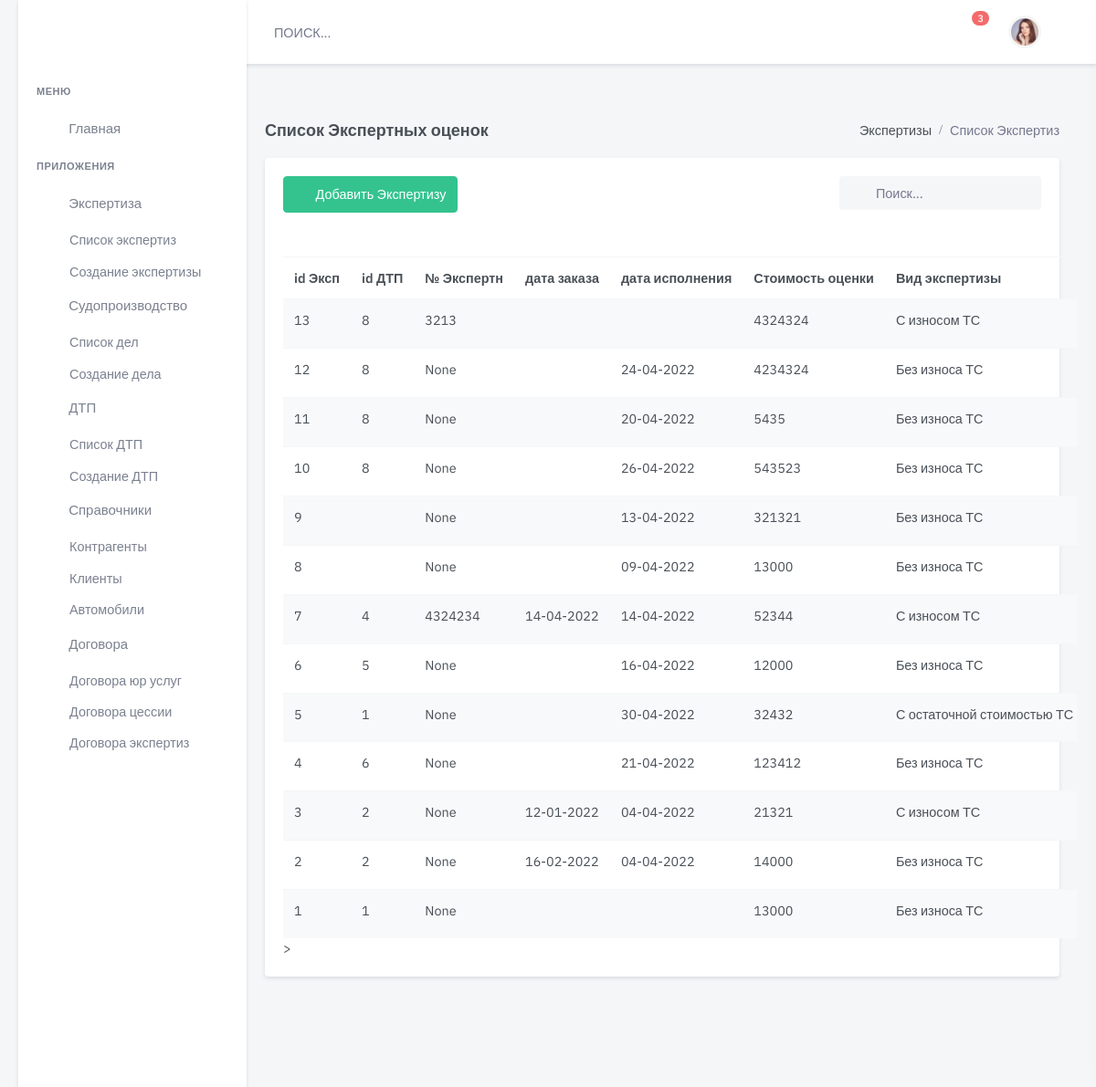
/expert/, run on an earlier commit of the app's database.
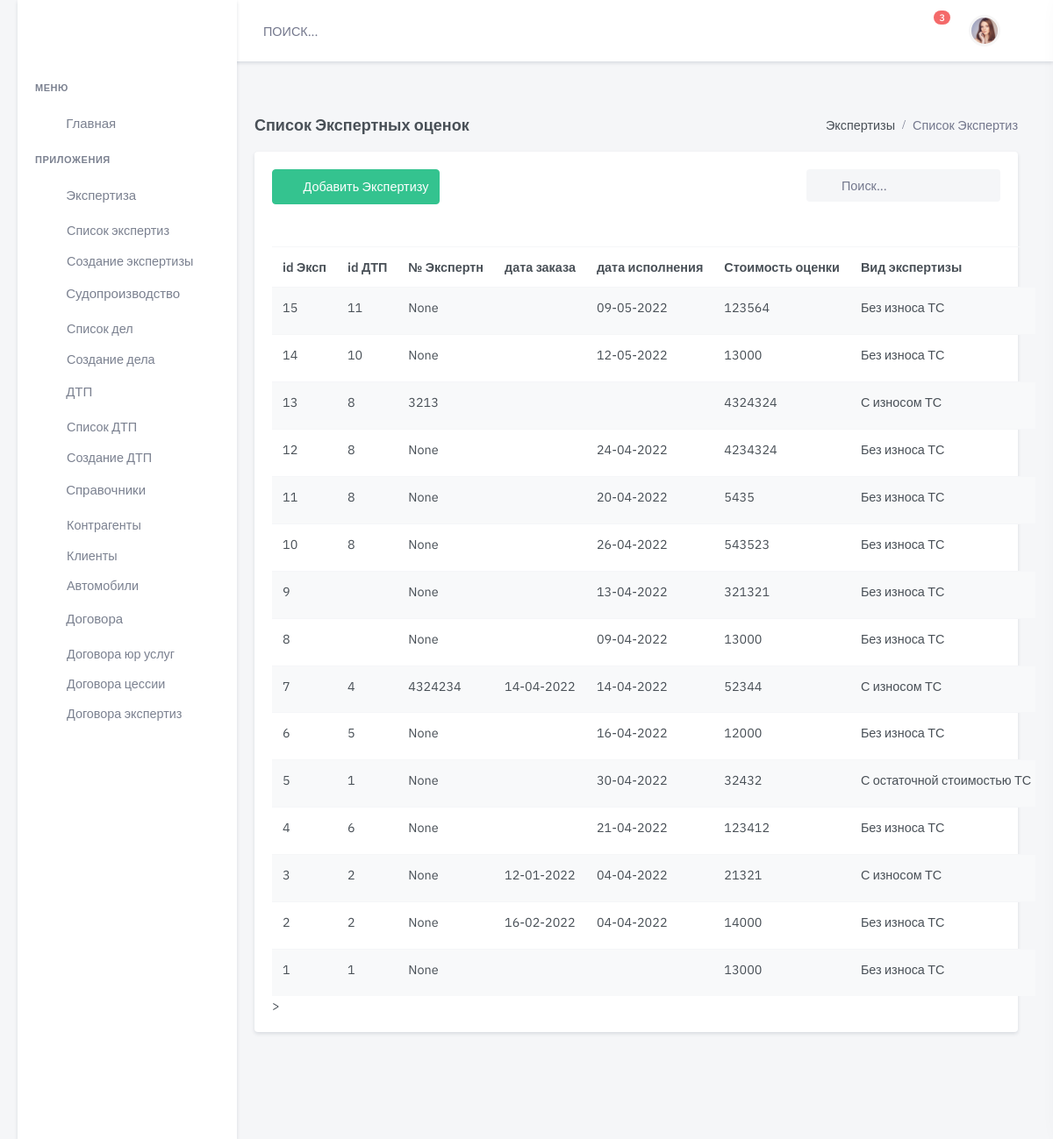
And on a later commit of the database.
### expert/models.py (models this page shows, shortened)
class Expert(models.Model):
    accident = models.ForeignKey(
        Accident,
        on_delete=models.CASCADE,
        verbose_name='Экспретиза',
        related_name='expert_accident',
        default=None,
        blank=True,
        null=True)
    client = models.ForeignKey(
        Client,
        on_delete=models.CASCADE,
        verbose_name='Заказчик экспертизы',
        related_name='expert_client',
        default=None,
        blank=True,
        null=True)
    type = models.ForeignKey(
        Type,
        on_delete=models.CASCADE,
        verbose_name='Вид экспертизы',
        related_name='expert_type',
        default=None,
        blank=True,
        null=True)
    car = models.ForeignKey(
        Car,
        on_delete=models.CASCADE,
        verbose_name='ТС Заказчика',
        related_name='expert_car',
        default=None,
        blank=True,
        null=True)
    num_doc = models.CharField(
        max_length=24,
        blank=True,
        null=True,
        default=None,
        verbose_name='Номер экспертизы')
    data_in = models.DateField(
        blank=True,
        null=True,
        default=None,
        verbose_name='Дата отправления эксперту')
    data_out = models.DateField(
        blank=True,
        null=True,
        default=None,
        verbose_name='Дата ответа эксперта')
    price_nwear =models.PositiveIntegerField(
        blank=True,
        null=True,
        default=0,
        verbose_name='ВР без износа')
    price_wwear =models.PositiveIntegerField(
        blank=True,
        null=True,
        default=0,
        verbose_name='ВР с износом')
    price_mmarket=models.PositiveIntegerField(
        blank=True,
        null=True,
        default=0,
        verbose_name='Средняя по рынку')
    price_uleftovers = models.PositiveIntegerField(
        blank=True,
        null=True,
        default=0,
        verbose_name='Годные остатки')
    price_uts = models.PositiveIntegerField(
        blank=True,
        null=True,
        default=0,
        verbose_name='Сумма УТС')
    price_summa = models.PositiveIntegerField(
        blank=True,
        null=True,
        default=0,
        verbose_name='Сумма ущерба')
    comment = models.TextField(
        max_length=100000,
        blank=True,
        null=True,
        default=None,
        verbose_name='Коментарий')
    summa_exp = models.PositiveIntegerField(
        blank=True,
        null=True,
        default=0,
        verbose_name='Стоимость экспертизы')
    contragent = models.ForeignKey(
        Company,
        on_delete=models.CASCADE,
        blank=True,
        null=True,
        default=None,
        related_name='contragent',
        verbose_name='Контрагент')
    file_expert = models.FileField(
        upload_to='upload/doc_expert/file/',
        blank=True,
        null=True,
        default=None,
        verbose_name='Файл Экспертизы')
    file_invoce = models.FileField(
        upload_to='upload/doc_expert/invoice/',
        blank=True,
        null=True,
        default=None,
        verbose_name='Файл скан чека')
    is_active = models.BooleanField(default=True)
    created = models.DateTimeField(auto_now_add=True, auto_now=False)
    updated = models.DateTimeField(auto_now_add=False, auto_now=True)
    class Meta:
        verbose_name = "Экспертиза  "
        verbose_name_plural = "Экспертные оценки"
        ordering = ['-created']

class Type(models.Model):
    name = models.CharField(
        max_length=100,
        blank=True,
        null=True,
        default=None,
        verbose_name='Вид')
    comment = models.CharField(
        max_length=100,
        blank=True,
        null=True,
        default=None,
        verbose_name='Комментарий')
    is_active = models.BooleanField(default=True)
    created = models.DateTimeField(auto_now_add=True, auto_now=False)
    updated = models.DateTimeField(auto_now_add=False, auto_now=True)
    def __str__(self):
        return "%s" % self.name
    class Meta:
        verbose_name = 'Вид экспертизы'
        verbose_name_plural = 'Виды экспертизы'

### accident/models.py (models this page shows, shortened)
class Accident(models.Model):
    status = models.ForeignKey(
        Status,
        on_delete=models.CASCADE,
        related_name='status_acc',
        blank=True,
        null=True, verbose_name='Статус  дела о ДТП')
    data = models.DateField(
        blank=True,
        null=True,
        default=None,
        verbose_name='Дата ДТП ')
    time = models.TimeField(
        blank=True,
        null=True,
        default=None,
        verbose_name='Время ДТП ')
    location_accident = models.CharField(
        max_length=400,
        blank=True,
        default=None,
        verbose_name='Место ДТП')
    number = models.CharField(
        max_length=24,
        blank=True,
        null=True,
        default=None,
        verbose_name='Номер протокола')
    dtp_doc = models.ForeignKey(
        AccidentDoc,
        on_delete=models.CASCADE,
        related_name='dtp_doc',
        blank=True,
        null=True, verbose_name='Документ Основание ')
    file_doc = models.FileField(
        upload_to='upload/protokol_doc/',
        null=True, default=None,
        verbose_name="Файл Основание",
        blank=True, )
    dtp_pos = models.ForeignKey(
        AccidentPos,
        on_delete=models.CASCADE,
        related_name='AccidentPos',
        blank=True,
        null=True,
        verbose_name='Документ Постановление ')
    file_pos = models.FileField(
        upload_to='upload/protokol_pos/',
        null=True,
        default=None,
        blank=True,
        verbose_name="Файл Постановление")
    court_info = models.ForeignKey(
        InfoCourt,
        on_delete=models.CASCADE,
        related_name='court_info',
        blank=True,
        null=True, verbose_name='Инфо о Судопроизводстве')
    data_insurance = models.DateField(
        blank=True,
        null=True,
        default=None,
        verbose_name='Дата обращения в Страховую')
    message = models.CharField(
        max_length=100000,
        blank=True,
        null=True,
        default=None,
        verbose_name='Комментарий')
    slug = models.SlugField(max_length=200, default=uuid.uuid1)
    is_active = models.BooleanField(default=True)
    created = models.DateTimeField(auto_now_add=True, auto_now=False)
    updated = models.DateTimeField(auto_now_add=False, auto_now=True)
    class Meta:
        verbose_name = "ДТП  "
        verbose_name_plural = "ДТП"
        ordering = ['-created']

### expert/views.py (the view)
# urls.py: path('', expert_list, name='expert-list'),
def expert_list(request):
    expert_list = Expert.objects.all()
    return render(request, 'dist/expert/list.html', {'results': expert_list})

### templates/dist/expert/list.html (shortened to what this page needs)
{% extends 'dist/include/base.html' %}
{% load static %}
{% block content %}
  <div class="main-content">
    <div class="page-content">
      <div class="container-fluid">
        <div class="row">
          <div class="col-12">
            <div class="page-title-box d-flex align-items-center justify-content-between">
              <h4 class="mb-0">Список Экспертных оценок</h4>
              <div class="page-title-right">
                <ol class="breadcrumb m-0">
                  <li class="breadcrumb-item"><a href="javascript: void(0);">Экспертизы</a></li>
                  <li class="breadcrumb-item active">Список Экспертиз</li>
                </ol>
              </div>
            </div>
          </div>
        </div>
        <div class="row">
          <div class="col-lg-12">
            <div class="card">
              <div class="card-body">
                <div class="row mb-2">
                  <div class="col-md-6">
                    <div class="mb-3">
                      <a href="{% url 'expert-new' %}"
                         class="btn btn-success waves-effect waves-light"><i
                          class="mdi mdi-plus me-2"></i> Добавить Экспертизу</a>
                    </div>
                  </div>
                  <div class="col-md-6">
                    <div class="form-inline float-md-end mb-3">
                      <div class="search-box ms-2">
                        <div class="position-relative">
                          <input type="text" class="form-control rounded bg-light border-0"
                                 placeholder="Поиск...">
                          <i class="mdi mdi-magnify search-icon"></i>
                        </div>
                      </div>
                    </div>
                  </div>
                </div>
                <table class="table-responsive mb-4">
                  <table class="table table-striped table-nowrap mb-0">
                    <thead>
                    <tr>
                      <th scope="col">id Эксп</th>
                      <th scope="col">id ДТП</th>
                      <th scope="col">№ Экспертн</th>
                      <th scope="col">дата заказа</th>
                      <th scope="col">дата исполнения</th>
                      <th scope="col">Стоимость оценки</th>
                      <th scope="col">Вид экспертизы</th>
                    </tr>
                    </thead>
                    <tbody>
                    {% for item in results %}
                      <tr>
                        <td>
                          <a href="/expert/edit/{{ item.id }}/" class="text-body">{{ item.id }}</a>
                        </td>
                        <td><a href="/expert/edit/{{ item.id }}/" class="text-body">{{ item.accident.id }}</a>
                        </td>
                        <td>{{ item.num_doc }}</td>
                        <td>{{ item.data_in |date:"d-m-Y" }}</td>
                        <td>{{ item.data_out|date:"d-m-Y" }}</td>
                        <td>{{ item.summa_exp }}</td>
                        <td>{{ item.type }}</td>
                      </tr>
                    {% endfor %}
                    </tbody>
                  </table>
                  >
                </table>
              </div>
            </div>
          </div>
        </div>
      </div>
    </div>
  </div>
{% endblock content %}

What changed in the data, as far as the page shows it:
added Expert: id "15", accident.id "11", num_doc "None", data_out "09-05-2022", summa_exp "123564", type "Без износа ТС"
added Expert: id "14", accident.id "10", num_doc "None", data_out "12-05-2022", summa_exp "13000", type "Без износа ТС"
